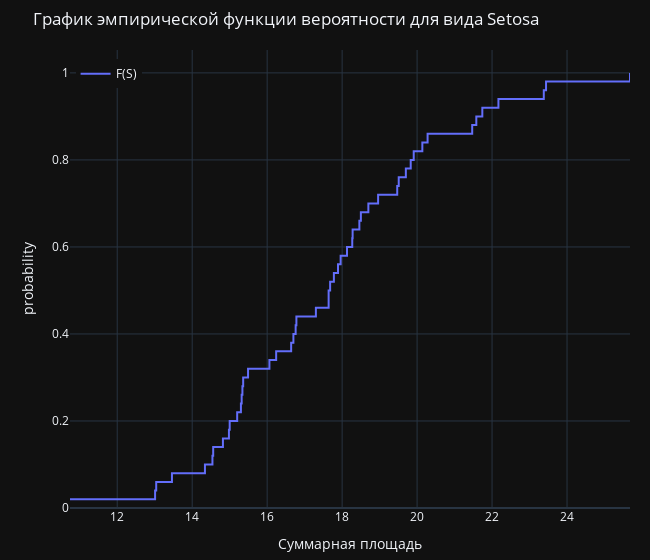

Write notebook code for a chart like this one.
### Markdown cell above
##### График эмпирической функции вероятности

### Code cell
fig = px.ecdf(setosa_data, x='Sum.Square',
              labels={
                  'Sum.Square': 'Суммарная площадь',
                  'probability': 'Вероятность'
              },
              title='График эмпирической функции вероятности для вида Setosa',
              template=theme,
              width=650)
fig.update_traces(name='F(S)', showlegend=True)
fig.update_layout(legend=dict(x=.01, y=.98), 
                  margin=dict(l=70, r=20, b=10, t=50))
fig.show()

### Figure 1 — Plotly figure (JSON) as saved in the notebook; plotly's stock layout.template omitted (floating-point values rounded to 4 significant figures)
{"data": [{"hovertemplate": "Суммарная площадь=%{x}<br>probability=%{y}<extra></extra>", "legendgroup": "", "line": {"dash": "solid", "shape": "hv"}, "marker": {"color": "#636efa", "symbol": "circle"}, "mode": "lines", "name": "F(S)", "orientation": "v", "showlegend": true, "type": "scatter", "x": [10.74, 13.01, 13.04, 13.46, 14.34, 14.54, 14.56, 14.82, 14.98, 15.0, 15.2, 15.3, 15.32, 15.34, 15.36, 15.49, 16.06, 16.24, 16.64, 16.7, 16.76, 16.78, 17.3, 17.64, 17.64, 17.68, 17.78, 17.89, 17.96, 18.13, 18.27, 18.28, 18.46, 18.5, 18.7, 18.96, 19.47, 19.51, 19.7, 19.83, 19.91, 20.14, 20.28, 21.47, 21.58, 21.74, 22.17, 23.38, 23.44, 25.68], "xaxis": "x", "y": [0.02, 0.04, 0.06, 0.08, 0.1, 0.12, 0.14, 0.16, 0.18, 0.2, 0.22, 0.24, 0.26, 0.28, 0.3, 0.32, 0.34, 0.36, 0.38, 0.4, 0.42, 0.44, 0.46, 0.48, 0.5, 0.52, 0.54, 0.56, 0.58, 0.6, 0.62, 0.64, 0.66, 0.68, 0.7, 0.72, 0.74, 0.76, 0.78, 0.8, 0.82, 0.84, 0.86, 0.88, 0.9, 0.92, 0.94, 0.96, 0.98, 1], "yaxis": "y"}], "layout": {"legend": {"tracegroupgap": 0, "x": 0.01, "y": 0.98}, "margin": {"b": 10, "l": 70, "r": 20, "t": 50}, "title": {"text": "График эмпирической функции вероятности для вида Setosa"}, "width": 650, "xaxis": {"anchor": "y", "domain": [0, 1], "title": {"text": "Суммарная площадь"}}, "yaxis": {"anchor": "x", "domain": [0, 1], "rangemode": "tozero", "title": {"text": "probability"}}}}
